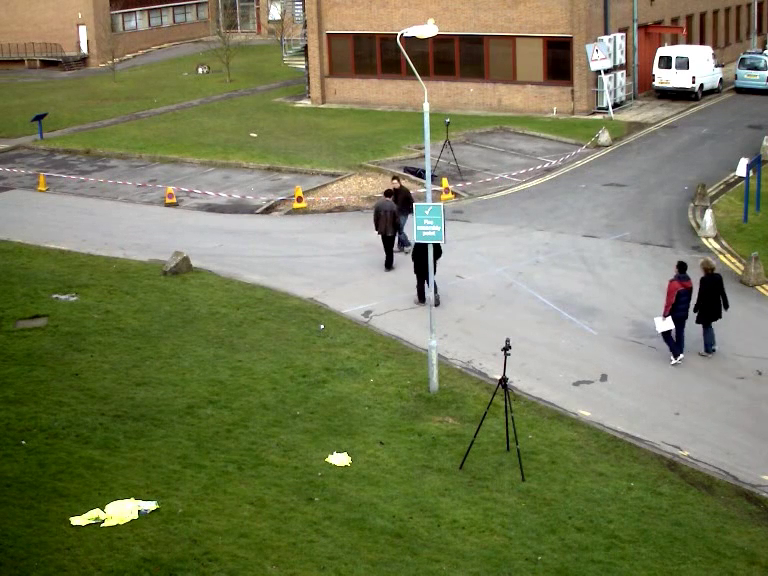
#> input picture frame 25 of VideoObjectTracking/Single_object/ped_walking.mp4, 768 x 576 px
$ python SingleObjectDetection.py
#> lines starting #> are read from the running program, lines starting #| are printed output that depends on the picture
# importing libraries
import cv2
import matplotlib
import numpy as np
import imutils
import sklearn.metrics
import matplotlib.pyplot


def precision_recall_curve(y_true, pred_scores, thresholds):
    precisions = []
    recalls = []

    for threshold in thresholds:
        y_pred = ["positive" if score >= threshold else "negative" for score in pred_scores]

        precision = sklearn.metrics.precision_score(y_true=y_true, y_pred=y_pred, pos_label="positive")
        recall = sklearn.metrics.recall_score(y_true=y_true, y_pred=y_pred, pos_label="positive")

        precisions.append(precision)
        recalls.append(recall)

    return precisions, recalls


if __name__ == '__main__':
    # Initializing the HOG person detector
    hog = cv2.HOGDescriptor()
    hog.setSVMDetector(cv2.HOGDescriptor_getDefaultPeopleDetector())

    # Read video:
    # loading a video to use object detection
    cap = cv2.VideoCapture('./Single_object/ped_walking.mp4')
    i = 0  # var for saving video name
    # While loop for video
    while cap.isOpened():
        i = i + 1  # for saving images
        # Reading the video stream
        ret, image = cap.read()
#> image is the input picture: shape (576, 768, 3); mean B, G, R 87.6, 123.6, 119.1
        if ret:
            image = imutils.resize(image,
                                   width=min(400, image.shape[1]))
#> image: shape (300, 400, 3)

            # Detecting all the regions
            # in the Image that has a
            # pedestrians inside it
            (regions, _) = hog.detectMultiScale(image,
                                                winStride=(2, 2),
                                                padding=(2, 2),
                                                scale=1.01)
#> regions = [[324, 72, 68, 137]]

            # Drawing the regions in the
            # Image
            for (x, y, w, h) in regions:
                cv2.rectangle(image, (x, y),
                              (x + w, y + h),
                              (0, 0, 255), 2)
#> this loop made 1 pass
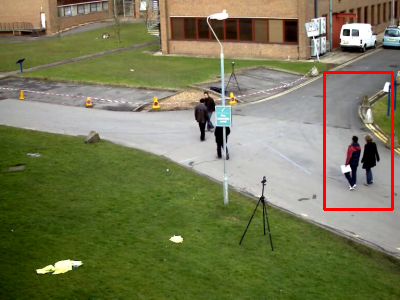
#> image: shape (300, 400, 3); mean B, G, R 86.2, 122.1, 120.2

            # Showing the output Image
            cv2.imshow("HOG Detector", image)
            if cv2.waitKey(25) & 0xFF == ord('q'):
#> (key q is pressed here)
                break
            else:
                cv2.imwrite("./Single_object/results/HOG/hog_det_" + str(i) + ".png", image)
        else:
            break

    cap.release()
    cv2.destroyAllWindows()

    # Using Haar Cascade classifier
    # Create our body classifier
    body_classifier = cv2.CascadeClassifier('./Single_object\Haarcascades\haarcascade_fullbody.xml')

    # Initiate video capture for video file
    cap = cv2.VideoCapture('./Single_object/ped_walking.mp4')
    i = 0
    # While loop for video
    while cap.isOpened():
        i = i + 1  # for saving images
        # Reading the video stream
        # read frame
        ret, image = cap.read()

        # resize the frame
        image = imutils.resize(image,
                               width=min(400, image.shape[1]))

        # convert to grayscale
        grey = cv2.cvtColor(image, cv2.COLOR_BGR2GRAY)
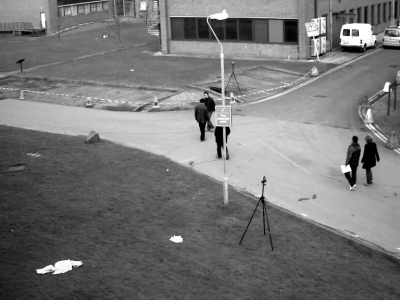
#> grey: shape (300, 400); min 0, max 255, mean 118.1
        # set body classifier
        body = body_classifier.detectMultiScale(grey, 1.5, 3)
#> body = ()

        # Extract bounding boxes for any bodies identified
        for (x, y, w, h) in body:
            cv2.rectangle(image, (x, y),
                          (x + w, y + h),
                          (255, 255, 255), 2)
#> this loop made 0 passes
        # Showing the output Image
        cv2.imshow('HAAR Detector', image)
        k = cv2.waitKey(30) & 0XFF
#> (key q is pressed here)
        if k == 27:
            break
        else:
            cv2.imwrite("./Single_object/results/HAAR/haag_det_" + str(i) + ".png", image)

    cap.release()
    cv2.destroyAllWindows()
    y_true = ["positive", "negative", "negative", "positive", "positive", "positive", "negative", "positive",
              "negative", "positive", "positive", "positive", "positive", "negative", "negative", "negative"]

    pred_scores = [0.7, 0.3, 0.5, 0.6, 0.55, 0.9, 0.4, 0.2, 0.4, 0.3, 0.7, 0.5, 0.8, 0.2, 0.3, 0.35]

    thresholds = np.arange(start=0.2, stop=0.7, step=0.05)

    precisions, recalls = precision_recall_curve(y_true=y_true,
                                                 pred_scores=pred_scores,
                                                 thresholds=thresholds)

    matplotlib.pyplot.plot(recalls, precisions, linewidth=4, color="red")
    matplotlib.pyplot.xlabel("Recall", fontsize=12, fontweight='bold')
    matplotlib.pyplot.ylabel("Precision", fontsize=12, fontweight='bold')
    matplotlib.pyplot.title("Precision-Recall Curve", fontsize=15, fontweight="bold")
    matplotlib.pyplot.show()
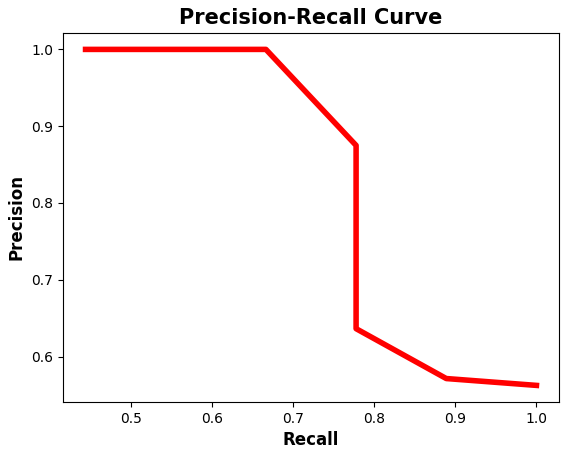
#> figure drawn by matplotlib, 1 panel

    f1 = 2 * ((np.array(precisions) * np.array(recalls)) / (np.array(precisions) + np.array(recalls)))

    matplotlib.pyplot.plot(recalls, precisions, linewidth=4, color="red", zorder=0)
    matplotlib.pyplot.scatter(recalls[5], precisions[5], zorder=1, linewidth=6)

    matplotlib.pyplot.xlabel("Recall", fontsize=12, fontweight='bold')
    matplotlib.pyplot.ylabel("Precision", fontsize=12, fontweight='bold')
    matplotlib.pyplot.title("Precision-Recall Curve", fontsize=15, fontweight="bold")
    matplotlib.pyplot.show()

$ run again, starting later in the video
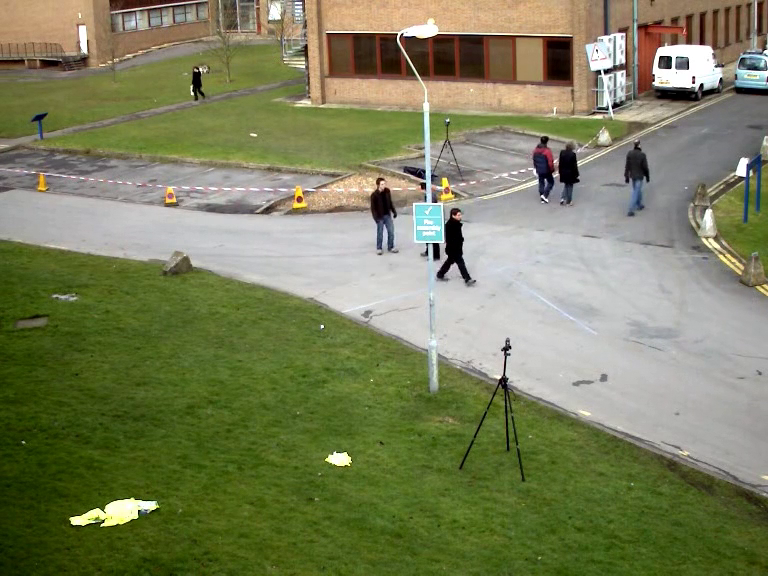
#> input picture frame 112 of VideoObjectTracking/Single_object/ped_walking.mp4, 768 x 576 px
#> image is the input picture: shape (576, 768, 3); mean B, G, R 91.8, 127.8, 123.3
#> regions = [[195, 5, 84, 168]]
#> the loop `for (x, y, w, h) in regions:` made 1 pass
#> after the loop `for (x, y, w, h) in regions:`:
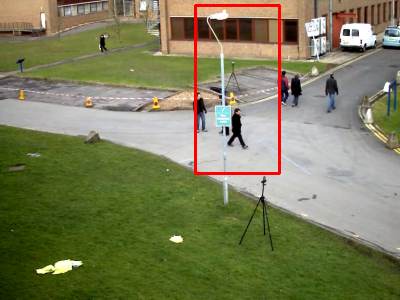
#> image: shape (300, 400, 3); mean B, G, R 90, 125.8, 124.3
#> `grey = cv2.cvtColor(image, cv2.COLOR_BGR2GRAY)`:
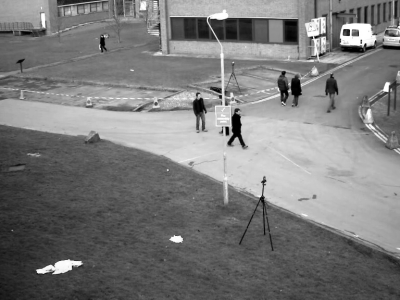
#> grey: shape (300, 400); min 0, max 255, mean 122.4
#> body = ()

$ run again, starting later in the video
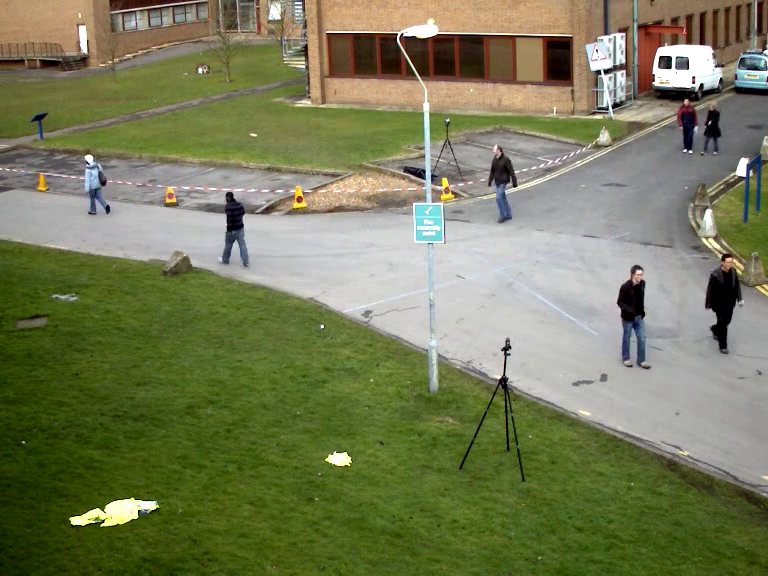
#> input picture frame 200 of VideoObjectTracking/Single_object/ped_walking.mp4, 768 x 576 px
#> image is the input picture: shape (576, 768, 3); mean B, G, R 88.2, 124, 119.3
#> regions = ()
#> `grey = cv2.cvtColor(image, cv2.COLOR_BGR2GRAY)`:
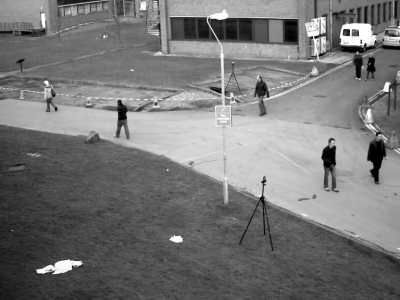
#> grey: shape (300, 400); min 0, max 255, mean 118.5
#> body = [[361, 126, 32, 63], [313, 129, 32, 63]]
#> the loop `for (x, y, w, h) in body:` made 2 passes
#> after the loop `for (x, y, w, h) in body:`:
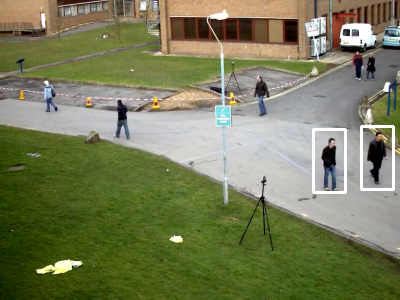
#> image: shape (300, 400, 3); mean B, G, R 89.1, 124.8, 120.1
